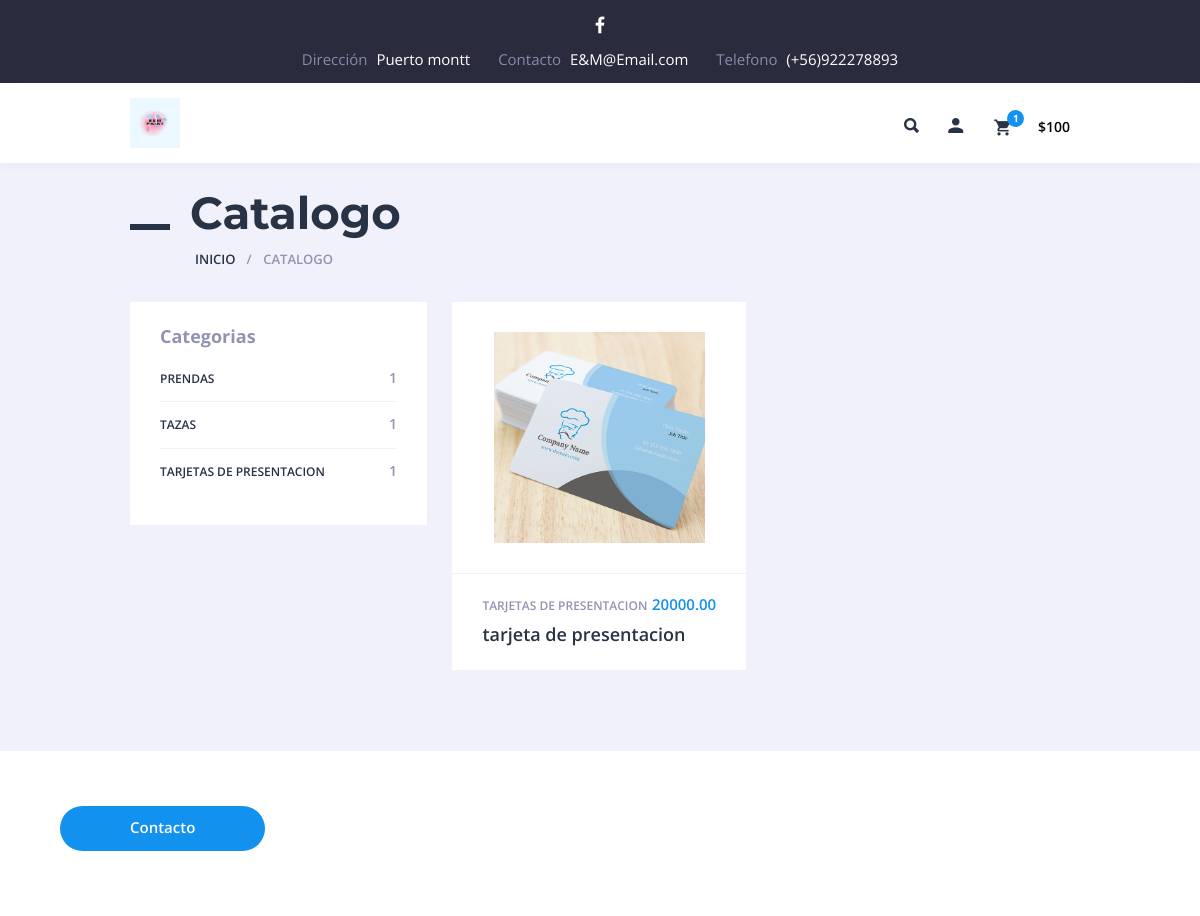
The page /productosPorCategoria/5 on the database its author committed.
### modelapp/models.py (models this page shows, shortened)
class Categoria(models.Model):
    nombre = models.CharField(max_length=100)
    def __str__(self):
        return self.nombre

class Producto(models.Model):
    nombre = models.CharField(max_length=255)
    imagen = models.ImageField(upload_to='productos/')
    precio = models.DecimalField(max_digits=10, decimal_places=2)
    stock = models.PositiveIntegerField()
    descripcion = models.TextField()
    categoria = models.ForeignKey(Categoria, on_delete=models.CASCADE)

### modelapp/views.py (the view)
# urls.py: path('productosPorCategoria/<int:categoria_id>',views.productoPorCategoria,name='productosPorCategoria')
def productoPorCategoria(request,categoria_id):
    objCategoria = Categoria.objects.get(pk=categoria_id)
    productos = objCategoria.producto_set.all()
    categorias = Categoria.objects.all()
    context = {
        "productos": productos,
        "categorias": categorias
        }
    return render(request,'index.html',context)

### modelapp/templates/index.html (shortened to what this page needs)
{% extends 'layout.html' %}
{% block content %}
        <div class="section-top">
            <h1 class="maincont-ttl">Catalogo</h1>
            <ul class="b-crumbs">
                <li><a href="/">Inicio</a></li>
                <li>Catalogo</li>
            </ul>
        </div>
        <div class="section-wrap-withsb">
            <aside class="blog-sb-widgets section-sb" id="section-sb">
                <div class="theiaStickySidebar">
                    <div class="section-filter">
                        <div class="section-filter">
                            {% include 'includes/catalogo/categorias.html' %}
                        </div>
                    </div>
                </div>
            </aside>        <div class="section-list-withsb" id="section-list-withsb">
            <div class="theiaStickySidebar">
                {% include 'includes/catalogo/catalogo.html' %}
            </div>
        </div>
        </div>
{% endblock %}

### modelapp/templates/includes/catalogo/categorias.html
<div class="blog-sb-widget multishopcategories_widget">
    <h3 class="widgettitle">Categorias</h3>
    <div class="section-sb-current">
        <ul class="section-sb-list">
            {% for categoria in categorias %}
            <li>
                <a href="{%url 'web:productosPorCategoria' categoria.id %}">
                    <span class="section-sb-label">{{categoria.nombre}}
                        <span class="count">{{categoria.producto_set.all.count}}</span>
                    </span>
                </a>
            </li>
            {% endfor %}
        </ul>
    </div>
</div>

### modelapp/templates/includes/catalogo/catalogo.html (shortened to what this page needs)
<div class="row prod-items prod-items-2">
    {% for producto in productos %}
    <article class="cf-sm-6 cf-md-6 cf-lg-6 col-xs-6 col-sm-6 col-md-6 col-lg-6 sectgl-item">
        <div class="sectgl prod-i">
            <div class="prod-i-top">
                <a class="prod-i-img" href="#">
                </a>
            </div>
            <div class="prod-i-bot">
                <div class="prod-i-info">
                    <p class="prod-i-price">{{producto.precio}}
                    </p>
                    <p class="prod-i-categ"><a href="#">{{producto.categoria}}</a></p>
                </div>
                <h3 class="prod-i-ttl"><a href="#">{{producto.nombre}}</a></h3>
            </div>
        </div>
    </article>
    {% endfor %}
</div>

### modelapp/static/css/media.css (style rules this page uses)
.cf-lg-2:nth-child(6n+1), .cf-lg-3:nth-child(4n+1), .cf-lg-4:nth-child(3n+1), .cf-lg-6:nth-child(2n+1) { clear: left; }
@media only screen and (max-width : 1220px) { .cf-md-2:nth-child(n), .cf-md-3:nth-child(n), .cf-md-4:nth-child(n), .cf-md-6:nth-child(n) { clear: none; } }
@media only screen and (max-width : 1220px) { .cf-md-2:nth-child(6n+1), .cf-md-3:nth-child(4n+1), .cf-md-4:nth-child(3n+1), .cf-md-6:nth-child(2n+1) { clear: left; } }

### rows shown on the page
Categoria: nombre "PRENDAS", producto_set.all.count "1"
Categoria: nombre "TAZAS", producto_set.all.count "1"
Categoria: nombre "TARJETAS DE PRESENTACION", producto_set.all.count "1"
Producto: precio "20000.00", categoria "TARJETAS DE PRESENTACION", nombre "tarjeta de presentacion"
